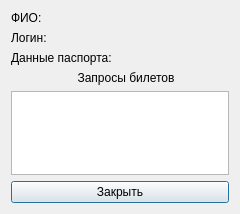
<?xml version="1.0" encoding="UTF-8"?>
<ui version="4.0">
 <class>MyInfoWindow</class>
 <widget class="QDialog" name="MyInfoWindow">
  <property name="geometry">
   <rect>
    <x>0</x>
    <y>0</y>
    <width>240</width>
    <height>214</height>
   </rect>
  </property>
  <property name="minimumSize">
   <size>
    <width>240</width>
    <height>214</height>
   </size>
  </property>
  <property name="maximumSize">
   <size>
    <width>240</width>
    <height>214</height>
   </size>
  </property>
  <property name="windowTitle">
   <string>Мои данные</string>
  </property>
  <property name="windowIcon">
   <iconset resource="icons.qrc">
    <normaloff>:/new/prefix1/icons1/samolet.jpg</normaloff>:/new/prefix1/icons1/samolet.jpg</iconset>
  </property>
  <layout class="QGridLayout" name="gridLayout">
   <item row="4" column="0">
    <widget class="QTableView" name="myTickets">
     <property name="editTriggers">
      <set>QAbstractItemView::NoEditTriggers</set>
     </property>
     <property name="showDropIndicator" stdset="0">
      <bool>false</bool>
     </property>
     <property name="dragDropOverwriteMode">
      <bool>false</bool>
     </property>
     <property name="selectionMode">
      <enum>QAbstractItemView::NoSelection</enum>
     </property>
     <property name="sortingEnabled">
      <bool>true</bool>
     </property>
    </widget>
   </item>
   <item row="5" column="0">
    <widget class="QPushButton" name="closeButton">
     <property name="text">
      <string>Закрыть</string>
     </property>
    </widget>
   </item>
   <item row="0" column="0">
    <widget class="QLabel" name="fullNameLabel">
     <property name="text">
      <string>ФИО:</string>
     </property>
    </widget>
   </item>
   <item row="1" column="0">
    <widget class="QLabel" name="loginLabel">
     <property name="text">
      <string>Логин:</string>
     </property>
    </widget>
   </item>
   <item row="2" column="0">
    <widget class="QLabel" name="passportLabel">
     <property name="text">
      <string>Данные паспорта:</string>
     </property>
    </widget>
   </item>
   <item row="3" column="0">
    <widget class="QLabel" name="label_4">
     <property name="text">
      <string>                    Запросы билетов</string>
     </property>
    </widget>
   </item>
  </layout>
 </widget>
 <resources>
  <include location="icons.qrc"/>
 </resources>
 <connections>
  <connection>
   <sender>closeButton</sender>
   <signal>clicked()</signal>
   <receiver>MyInfoWindow</receiver>
   <slot>close()</slot>
   <hints>
    <hint type="sourcelabel">
     <x>199</x>
     <y>279</y>
    </hint>
    <hint type="destinationlabel">
     <x>199</x>
     <y>149</y>
    </hint>
   </hints>
  </connection>
 </connections>
</ui>
